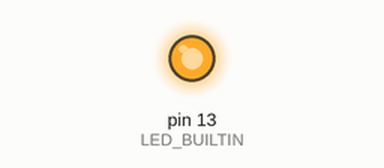
Recording of a program running on a simulated Arduino Uno, built with avr-gcc and run on an emulated ATmega328P. On the bench: output pins drawn as LEDs (lit = HIGH).

Above: at 0.1 s.
At 7.1 s:
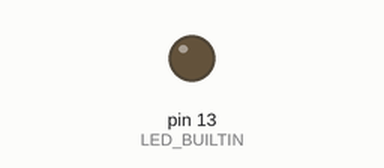
Timing chart, 0 to 7.5 s (numbered marks = the images above):
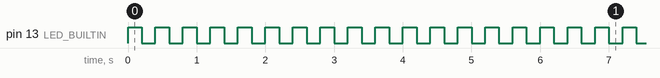

Measured:
- by itself, pin 13 (LED_BUILTIN): goes 252 × (HIGH 0.20 s, LOW 0.20 s), HIGH 0.60 s, 71 × (LOW 0.20 s, HIGH 0.20 s), then LOW
- by itself, everything shown: repeats every 11.6 s, in 58 steps

The program:

main.cpp
```cpp
#include "Morse.cpp"

void setup() {
  ;
}

void loop() {
  Morse morse;
  String *entree = new String("Hello World 12345");
  // Représentation en morse de la string "Hello World 12345"
  // [. . . .] [.] [. _ . .] [. _ . .] [_ _ _]       [. _ _] [_ _ _] [. _ .] [. _ . .] [_ . .]       [. _ _ _ _] [. . _ _ _] [. . . _ _] [. . . . _] [. . . . .]
  //     h      e      l         l        o     ' '     w       o       r        l        d     ' '       1           2           3           4           5

  morse.convertirStringEnMorse(*entree);
  delete entree;
}
```

Morse.cpp
```cpp
#include "Morse.h"

Morse::Morse() {
  pinMode(LED_BUILTIN, OUTPUT);
}

void Morse::convertirStringEnMorse(const String &p_entree) {
  for (byte caractere = 0; caractere < p_entree.length(); ++caractere) {

    if (toLowerCase(p_entree[caractere]) >= 'a' && toLowerCase(p_entree[caractere]) <= 'z') { // Si le caractère est une lettre:
      // valeur du caractère - valeur de 'a' = sa position dans le tableau tabAlphabet. Exemples: 'a'(97) - 'a'(97) = 0, 'a' est bien à l'index 0 et'z'(122) - 'a'(97) = 25.
      byte valeurIndexAlpha = TAB_ALPHABET[toLowerCase(p_entree[caractere]) - 'a'];
      executerSelonValeurIndex(valeurIndexAlpha);
    }
    else if (p_entree[caractere] >= '0' && p_entree[caractere] <= '9') {  // Si le caractère est un chiffre:
      // Valeur du caractère - valeur de '0'= sa position dans le tableau TabNumerique. Exemples: '0'(48) - '0'(48) = 0 et '9'(57) - '0'(48) = 9.
      byte valeurIndexNumerique = TAB_NUMERIQUE[p_entree[caractere] - '0'];
      executerSelonValeurIndex(valeurIndexNumerique);
    }
    else {  // Sinon le caractère est un espace ou autre non pris en concidération, éteindre unité * 7 entre les mots.
      eteindreDELInterne(SEPT_UNITES);
    }
  }
  eteindreDELInterne(SEPT_UNITES);
  allumerDELInterne(SEPT_UNITES); // Montre visuellement la fin de la chaine avec: éteint 1400 ms, allumé 1400 ms et éteint 1400 ms.
  eteindreDELInterne(SEPT_UNITES);
}

void Morse::executerSelonValeurIndex(byte p_valeurIndexTab) const {
  // "accesseur" est la valeur des 3 bits à gauche dans le byte, elle me donne donc le nombre d'itération
  // à faire dans la plage "valeur" du byte pour "accéder" aux valeurs 0 ou 1 à afficher. L'accesseur
  // est isolé grace à l'opérateur bit à bit >> qui éliminera les 5 premiers bits de "p_valeurIndexTab".
  byte accesseur = p_valeurIndexTab >> POSITION;

  for (byte position = accesseur -1; position >= 0; --position) {
    // "valeurBites" est une plage de bites isolées grace à l'opération bit à bit >> "position".
    // Cette plage contiendra la valeur du bit à isoler qui sera masqué plus tard.                        // Exemples des opérations dans la
    // Au départ, position est donc logiquement 1 de moins que l'accesseur. "position"                    // boucle avec la lettre "a" 0b01000001
    // sera décrémenté à chaque tour pour isoler le prochain bit vers la droite.                          // accesseur = 0b01000001 >> 5 = 0b/00000/[010] donc 2 tours
    byte valeurBites = p_valeurIndexTab >> position;                                                      // Tour 1: valeurBites = 0b01000001 >> (0b00000001 (1)) = 0b/0/010000[0]
    // Isolation du dernier bit de "valeurBites" grace à un "&" logique avec un masque de 0000 0001       // bite = 0b00[1]0000[0] & 0b00[0]0000[1] = 0b00[0]0000[0] donc 0
    byte bite = valeurBites & MASQUE_VALEUR;                                                              // Est appelé: allumerDELInterne(UNITE);
                                                                                                          // Tour 2: valeurBites = 0b01000001 >> (0b00000000 (0)) = 0b0100000[1]
    if (bite == 0) {                                                                                      // bite = 0b000[1]000[1] & 0b000[0]000[1] = 0b000[0]000[1] donc 1
      allumerDELInterne(UNITE);           // caractère court "." -> 0.                                    // Est appelé: allumerDELInterne(TROIS_UNITES);
    }                                                                                                     // Résultat "a" ". -" = "0 1" :)
    else {
      allumerDELInterne(TROIS_UNITES);    // caractère long "-" -> 1.
    }
    eteindreDELInterne(UNITE);            // Éteindre UNITE * 1 entre les parties d'une lettre
  }
  eteindreDELInterne(DEUX_UNITES);        // Ajouter UNITE * 2 pour avoir UNITE * 3 entre les lettres
}

void Morse::allumerDELInterne(short p_duree) const {
  digitalWrite(LED_BUILTIN, HIGH);
  delay(p_duree);
}
void Morse::eteindreDELInterne(short p_duree) const {
  digitalWrite(LED_BUILTIN, LOW);
  delay(p_duree);
}
```

Morse.h
```cpp
#pragma once
#include <Arduino.h>
/*

                                LOGIQUE MORSE EN BYTE

                                [accesseur]   -> Nombre de bites contenants des valeurs
                                [non utilisé] -> Bites ignorés
                                [valeur]      -> Valeurs équivalentes "." = 0, "-" = 1

                                                                               [accesseur] [non utilisé] [valeur]
A . _         01     U . . _          001         "A" -> byte = 0b01000001 ->     [010]        [000]        [01]
B _ . . .   1000     V . . . _       0001         "B" -> byte = 0b10001000 ->     [100]          [0]      [1000]
C _ . _ .   1010     W . _ _          011         "C" -> byte = 0b10001010 ->     [100]          [0]      [1010]
D _ . .      100     X _ . . _       0110         "D" -> byte = 0b01100100 ->     [011]         [00]       [100]
E .            0     Y _ . _ _       1011         "E" -> byte = 0b00100000 ->     [001]       [0000]         [0]
F . . _ .   0010     Z _ _ . .       1100
G _ _ .      110
H . . . .   0000
I . .         00
J . _ _ _   0111
K _ . _      101     1 . _ _ _ _     01111        "1" -> byte = 0b10101111 ->     [101]                  [01111]
L . _ . .   0100     2 . . _ _ _     00111
M _ _         11     3 . . . _ _     00011
N _ .         10     4 . . . . _     00001
O _ _ _      111     5 . . . . .     00000        "5" -> byte = 0b10100000 ->     [101]                  [00000]
P . _ _ .   0110     6 _ . . . .     10000
Q _ _ . _   1101     7 _ _ . . .     11000
R . _ .      101     8 _ _ _ . .     11100
S . . .      000     9 _ _ _ _ .     11110
T _            1     0 _ _ _ _ _     11111        "0" -> byte = 0b10111111 ->     [101]                  [11111]

*/
class Morse {

public:

Morse();
void convertirStringEnMorse(const String &p_entree);
void executerSelonValeurIndex(byte p_valeurIndexTab) const;
void allumerDELInterne(short p_duree) const;
void eteindreDELInterne(short p_duree) const;

//                                 a           b           c           d           e           f           g           h           i           j           k           l           m
const byte TAB_ALPHABET[26] = {0b01000001, 0b10001000, 0b10001010, 0b01100100, 0b00100000, 0b10000010, 0b01100110, 0b10000000, 0b01000000, 0b10000111, 0b01100101, 0b10000100, 0b01000011,
//                                 n           o           p           q           r           s           t           u           v           w           x           y           z
                               0b01000010, 0b01100111, 0b10000110, 0b10001101, 0b01100010, 0b01100000, 0b00100001, 0b01100001, 0b10000001, 0b01100011, 0b10001001, 0b10001011, 0b10001100};
//                                  0           1           2           3           4           5           6           7           8           9
const byte TAB_NUMERIQUE[10] = {0b10111111, 0b10101111, 0b10100111, 0b10100011, 0b10100001, 0b10100000, 0b10110000, 0b10111000, 0b10111100, 0b10111110};

/*  1- Temps d'un point est un unité.
    2- Temps d'un trait est trois unités.
    3- Temps entre chaque valeurs d'une lettre ou chiffre est un unité.
    4- Temps entre chaque lettre ou chiffre est trois unités
    5- Temps entre chaque mots ou monbre est sept unités
*/
const short UNITE = 200;
const short DEUX_UNITES = UNITE * 2;
const short TROIS_UNITES = UNITE * 3;
const short SEPT_UNITES = UNITE *7;

const byte POSITION = 5;
const byte MASQUE_VALEUR = 0b00000001;
};
```
